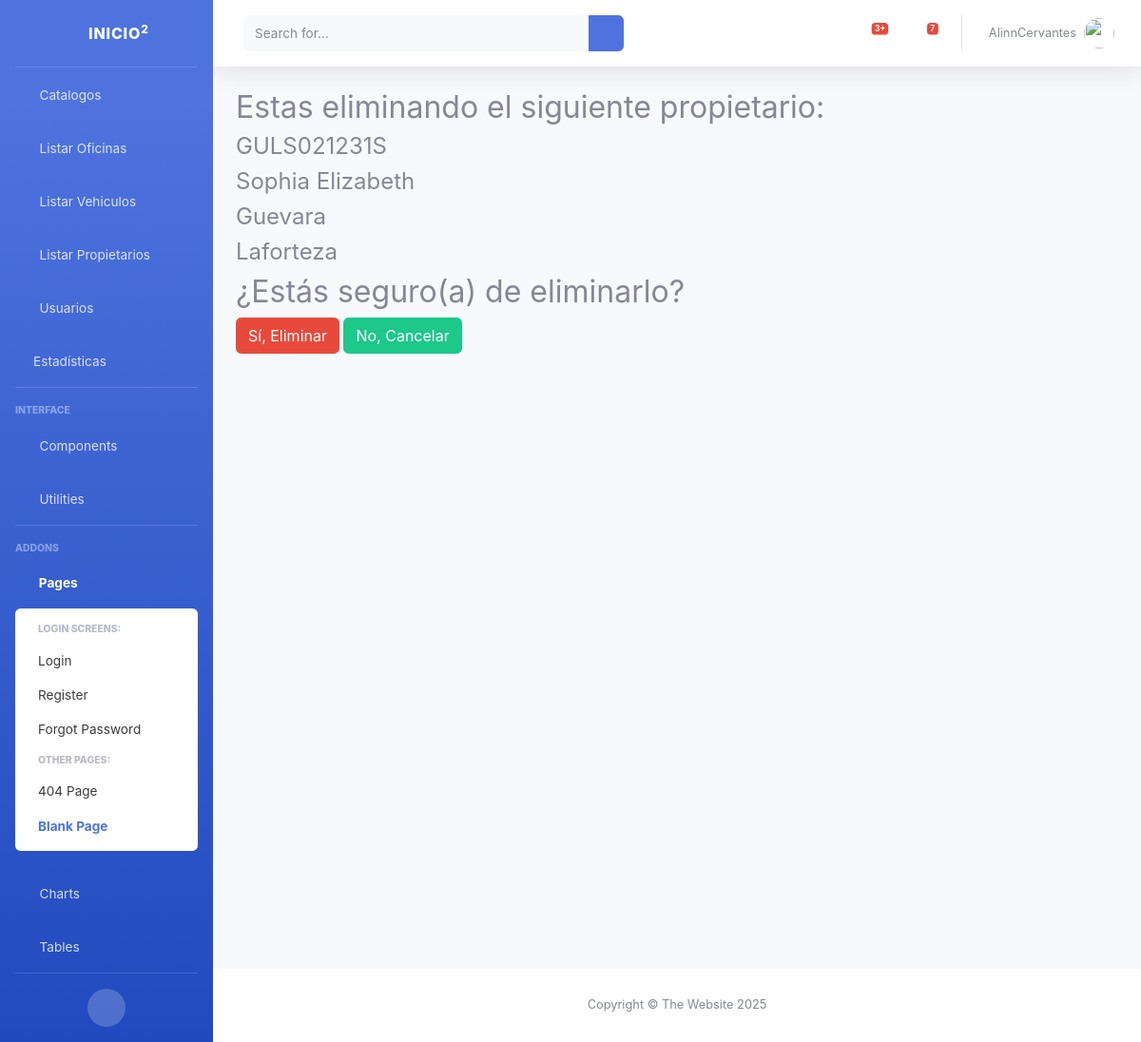
/catalogos/propietarios/eliminar/1, run on the app's committed database.
### catalogos/models.py (models this page shows, shortened)
class Propietario(models.Model):
    RFC = models.CharField(max_length=50)
    nombre = models.CharField(max_length=30)
    apPaterno = models.CharField(max_length=30)
    apMaterno = models.CharField(max_length=30)
    email = models.EmailField()
    CURP = models.CharField(max_length=14)
    calle = models.CharField(max_length=50)
    colonia = models.CharField(max_length=40)
    municipio = models.CharField(max_length=40)
    CP = models.CharField(max_length=5)
    edad = models.IntegerField(default=0)
    telefono = models.CharField(max_length=10) #Añadido
    fechaRegistro = models.DateField(auto_now_add=True, verbose_name="Fecha de registro")
    '''
    def __save__(self):
        self.CURP = self.CURP.upper()
        super(Propietario,self).save()
    '''

### catalogos/views.py (the view)
# urls.py: path('propietarios/eliminar/<int:pk>', views.propietariosEliminar, name='propietariosEliminar'),
def propietariosEliminar(request, pk):
    propietario = Propietario.objects.get(pk=pk)
    if request.method == 'POST':            # Se confirma eliminar
        propietario.delete()                    # Se borra registro de la BD
        return redirect('propietariosListar')   # Se redirecciona al listado
    return render (request, 'propietarios_eliminar.html', {'propietario':propietario})

### catalogos/templates/propietarios_eliminar.html (shortened to what this page needs)
{% extends 'base.html' %}
{% block contenido %}
    <form action="" method="post">
       <h2>Estas eliminando el siguiente propietario:</h2>
       <h4>{{propietario.RFC}}</h4>
       <h4>{{propietario.nombre}}</h4>
       <h4>{{propietario.apPaterno}}</h4>
       <h4>{{propietario.apMaterno}}</h4>
       <h2>¿Estás seguro(a) de eliminarlo?</h2>
       <button type="submit" class="btn btn-danger">Sí, Eliminar</button>
       <a href="{% url 'propietariosListar' %}" class="btn btn-success">No, Cancelar</a>
    </form>
{% endblock %}

### data on the page
Propietario: RFC "GULS021231S", nombre "Sophia Elizabeth", apPaterno "Guevara", apMaterno "Laforteza"
